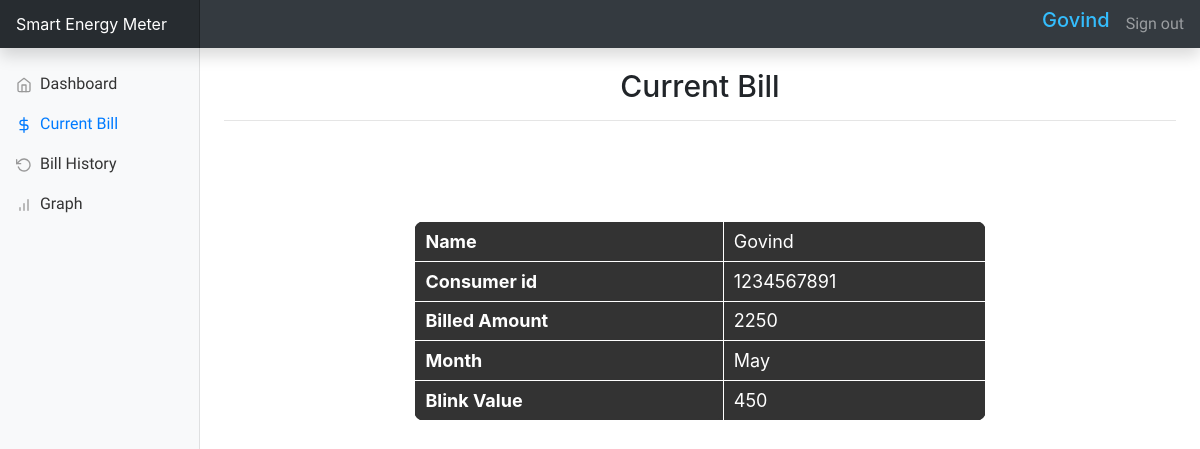
/user-dashboard/current_bill.php (signed in), run on the app's committed database.
### tables this page shows
CREATE TABLE `consumerdetails` (
  `name` text NOT NULL,
  `address` text NOT NULL,
  `emailid` text NOT NULL,
  `consumernumber` text NOT NULL,
  `phone` text DEFAULT NULL
);

CREATE TABLE `orderid` (
  `month` text NOT NULL,
  `year` text NOT NULL,
  `consumernumber` text NOT NULL,
  `totalamount` text NOT NULL,
  `blinkingvalue` int(11) NOT NULL
);

### user-dashboard/current_bill.php (the view, shortened to what this page needs)
<!doctype html>
<html lang="en">
  <head>
<link href="css/bootstrap.min.css" rel="stylesheet">
    <link href="css/current_bill.css" rel="stylesheet">
  </head>
  <body>
  <?php
  include 'connection.php';
  $lasturl=$_SERVER['HTTP_REFERER'];
  $month = date("F");
  $consumerid =$_SESSION["consumerid"];
  if(isset($_SESSION['consumerid'])){
      $sql="SELECT * FROM `orderid` WHERE `month`='$month' AND  `consumernumber`='$consumerid'";
      $result = mysqli_query($conn,$sql);
      $row = $result->fetch_assoc();
      $sql1="SELECT* FROM `consumerdetails` WHERE `consumernumber`='$consumerid'";
      $result1 = mysqli_query($conn,$sql1);
      $row1= $result1->fetch_assoc();
  ?>
    <nav class="navbar navbar-dark sticky-top bg-dark flex-md-nowrap p-0 shadow">
  <a class="navbar-brand col-md-3 col-lg-2 mr-0 px-3" href="#">Smart Energy Meter</a>
  <div class="graph ml-auto">
   <h5><?php echo $row1['name'] ?></h5>
   </div>
  <ul class="navbar-nav px-3">
    <li class="nav-item text-nowrap">
    <a class="nav-link" href="signout.php">Sign out</a>
    </li>
  </ul>
</nav>
<div class="container-fluid">
  <div class="row">
    <nav id="sidebarMenu" class="col-md-3 col-lg-2 d-md-block bg-light sidebar collapse">
      <div class="sidebar-sticky pt-3">
        <ul class="nav flex-column">
          <li class="nav-item">
            <a class="nav-link" href="user_dash.php">
              <span data-feather="home"></span>
              Dashboard <span class="sr-only">(current)</span>
            </a>
          </li>
          <li class="nav-item">
            <a class="nav-link active" href="current_bill.php">
              <span data-feather="dollar-sign"></span>
              Current Bill
            </a>
          </li>
          <li class="nav-item">
            <a class="nav-link" href="bill_history.php">
              <span data-feather="rotate-ccw"></span>
              Bill History
            </a>
          </li>
          <li class="nav-item">
            <a class="nav-link" href="graph.php">
              <span data-feather="bar-chart"></span>
              Graph
            </a>
          </li>
        </ul>
      </div>
    </nav>
  <main role="main" class="col-md-9 ml-sm-auto col-lg-10 px-md-4">
   <h2 class="hd" align="center">Current Bill</h2>
   <hr>
   <table class="table_user" align="center">
   <tr>
        <th>Name</th>
        <td> <?php echo $row1['name']; ?> </td>
      </tr>
      <tr>
        <th>Consumer id</th>
        <td> <?php echo $row['consumernumber']; ?> </td>
      </tr>
          <tr>
            <th>Billed Amount</th>
            <td><?php echo $row['totalamount']; ?></td>
          </tr>
          <tr>
          <th>Month</th>
          <td><?php echo $row['month']; ?></td>
        </tr>
        <tr>
          <th>Blink Value</th>
          <td><?php echo $row['blinkingvalue']; ?></td>
        </tr>
      </table>
    </main>
  </div>
</div>
  <?php
  }
  else{
    header('location:'.$lasturl);
  }
  ?></body>
</html>

### user-dashboard/css/current_bill.css (style rules this page uses)
body { font-size: .875rem; }
.nav-link { font-family: 'ABeeZee', sans-serif; font-size: 16px; }
.feather { width: 16px; height: 16px; vertical-align: text-bottom; }
.sidebar { position: fixed; top: 0; bottom: 0; left: 0; z-index: 100; padding: 48px 0 0; box-shadow: inset -1px 0 0 rgba(0, 0, 0, .1); }
.hd { font-family: -apple-system, BlinkMacSystemFont, 'Segoe UI', Roboto, Oxygen, Ubuntu, Cantarell, 'Open Sans', 'Helvetica Neue', sans-serif; font-size: 30px; margin-top: 20px; }
.table_user,th,td { border: 1px solid white; border-radius: 10px; border-collapse: collapse; background-color: #333; color: white; font-family: -apple-system, BlinkMacSystemFont, 'Segoe UI', Roboto, Oxygen, Ubuntu, Cantarell, 'Open Sans', 'Helvetica Neue', sans-serif; }
th,td { text-align: left; padding-left: 10px; font-size: 18px; }
.table_user { width: 60%; height: 200px; margin-top: 100px; }
.graph>h5 { color: rgb(52, 189, 253); }
.sidebar-sticky { position: relative; top: 0; height: calc(100vh - 48px); padding-top: .5rem; overflow-x: hidden; overflow-y: auto; }
.sidebar .nav-link { font-weight: 500; color: #333; }
.sidebar .nav-link .feather { margin-right: 4px; color: #999; }
.sidebar .nav-link.active { color: #007bff; }
.sidebar .nav-link:hover .feather, .sidebar .nav-link.active .feather { color: inherit; }
.navbar-brand { padding-top: .75rem; padding-bottom: .75rem; font-size: 1rem; background-color: rgba(0, 0, 0, .25); box-shadow: inset -1px 0 0 rgba(0, 0, 0, .25); }

### data on the page
consumerdetails: name "Govind"
orderid: consumernumber "1234567891", totalamount "2250", month "May", blinkingvalue "450"
